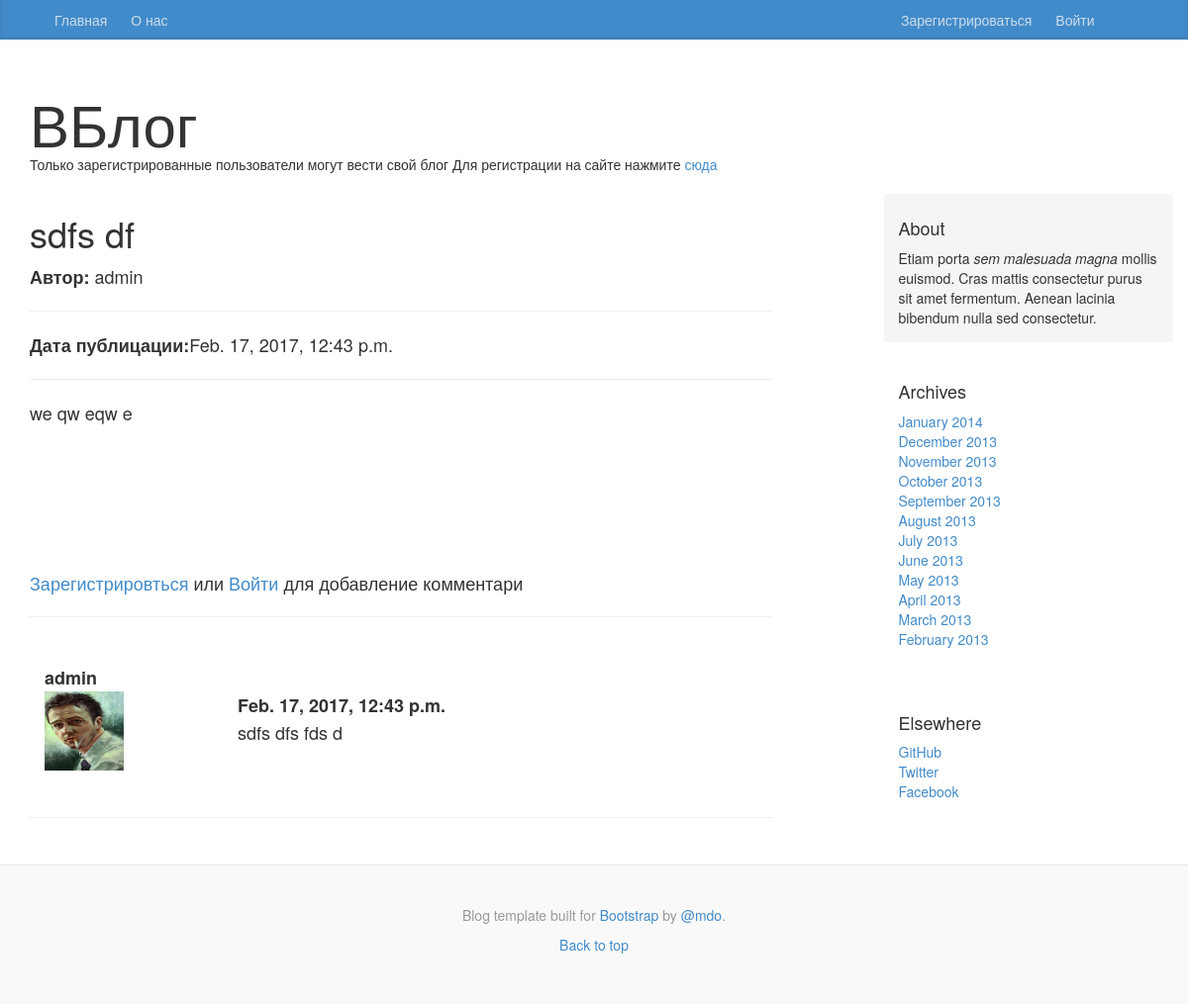
/blog/show_page/2/, run on an earlier commit of the app's database.
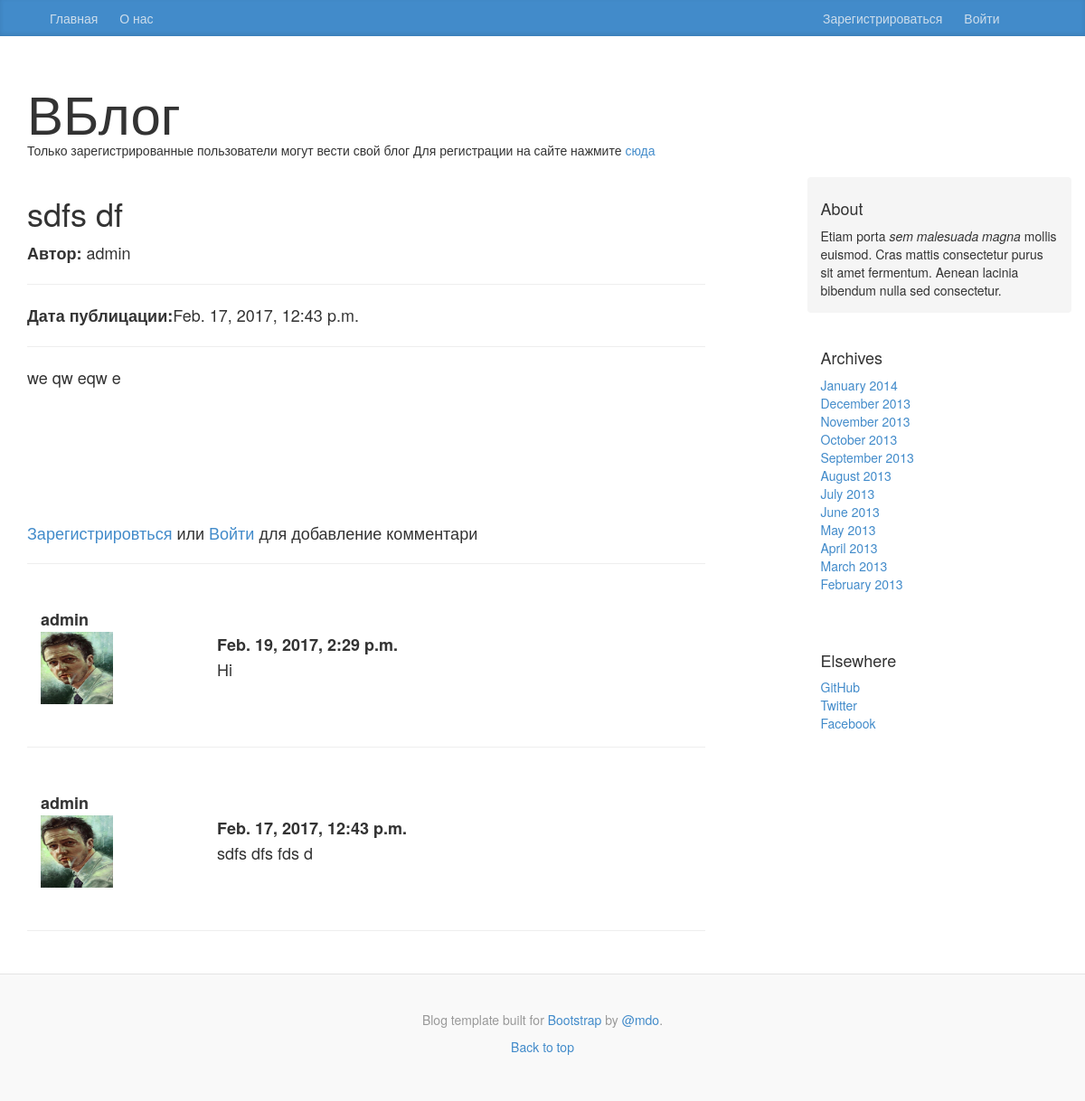
And on a later commit of the database.
### blog/models.py (models this page shows, shortened)
class Page(models.Model):
    category = models.ForeignKey(Category)
    id = models.IntegerField(primary_key=True)
    title = models.CharField(max_length=128)
    author = models.CharField(max_length=128)
    date_print = models.DateTimeField(auto_now_add=True)
    content = models.CharField(max_length=5000,)
    views = models.IntegerField(default=0)
    likes = models.ManyToManyField(User, related_name='likes',default=0)
    dislikes = models.ManyToManyField(User, related_name='dislikes',default=0)
    favorite = models.BooleanField(default=False)

class Comment(models.Model):
    owner = models.IntegerField(default=0)
    avatar = models.ImageField(blank=True)
    author = models.CharField(max_length=128)
    date_print = models.DateTimeField(auto_now_add=True)
    content = models.CharField(max_length=5000,)

### blog/views.py (the view, shortened to what this page needs)
# urls.py: url(r'^categories_list/(?P<id>[0-9]+)/$', views.show_page, name='show_page'),
def show_page(request, id):
    try:
        page = Page.objects.get(id=id)
    except:
        return reverse('index')
    try:
        username = request.user.username
        userprofile = UserProfile()
        if (username):
             userprofile = UserProfile.objects.get_or_create(user=request.user)[0]
    except:
        username = None
        userprofile = None
    like = False;dislike = False
    user = request.user
    if user:
        page = get_object_or_404(Page, id=id)
        if page.likes.filter(id=user.id).exists():
            like = True; dislike = False
        elif page.dislikes.filter(id=user.id).exists():
            dislike = True;like = False
        else:
            like = False; dislike = False
    else:
        user = None
    comments = Comment.objects.filter(owner=id).order_by('-date_print')
    page.save()
    form = CommentForm()
    context_dict = {'comments': comments, 'id': id, 'page': page,
                    'userprofile': userprofile,'form':form,'like':like,'dislike':dislike}
    return render(request, 'blog/show_page.html', context_dict)

### template/blog/show_page.html (shortened to what this page needs)
{% extends 'blog/base.html' %}
{% load staticfiles %}
{% block body_block %}
    <h1>{{ page.title }}
    </h1>
    <strong>Автор:</strong> {{ page.author }} <hr>
    <strong>Дата публицации:</strong>{{ page.date_print }} <hr>
    <p id="wrap_text" >{{  page.content }}   <br></p>
    <br><br><br><br><br>
    {% if user.is_authenticated %}
        <h2>Комментарии</h2>
        <div>
            <h1>Добавить комментарий</h1>
            <form method="post" action="." enctype="multipart/form-data">
            {% csrf_token %}
            {% for hidden in form.hidden_fields %}
                {{ hidden }}
            {% endfor %}
            {% for field in form.visible_fields %}
                {{ field.errors }}
                {{ field.help_text }}<br>
                {{ field }}<br>
            {% endfor %}
            <input type="submit" value="Submit" />
            </form>
        </div><br><hr><br>
    {% else %}
        <a  href="{% url 'registration_register' %}">Зарегистрировться</a>
        или <a  href="{% url 'auth_login' %}">Войти</a>
    для добавление комментари <br><hr><br>
    {% endif %}
    {% for comment in comments %}
            <div class="container">
                <div class="row">
                    <div class="col-sm-2">
                        <strong >{{ comment.author }}</strong>
                    </div>
                </div>
                <div class="row">
                    <div class="col-sm-2">
                        <img src="{{MEDIA_URL}}{{comment.avatar}}"  width="80" height="80"
                          alt="{{comment.avatar}}" title="avatar"/>
                    </div>
                    <div  class="col-sm-7">
                         <strong>{{ comment.date_print }}</strong>
                         <p id="wrap_text">{{ comment.content }}</p>
                    </div>
                    <div  class="col-sm-3">
                    </div>
                </div>
            </div><br><hr><br>
    {% endfor %}
{% endblock %}

### template/blog/base.html (shortened to what this page needs)
<!DOCTYPE html>
{% load staticfiles %}
<html lang="en"><head><meta http-equiv="Content-Type" content="text/html; charset=UTF-8">
<link href="{% static 'css/blog.css'%}" rel="stylesheet">
<link href="{% static 'css/bootstrap.min.css' %}" rel="stylesheet">
<link href="{% static 'css/font-awesome.css'%}" rel="stylesheet">
<style id="holderjs-style" type="text/css"></style></head>
<body>
<div class="blog-masthead">
  <div class="container">
    <nav class="blog-nav col-sm-9">
      <a class="blog-nav-item" href="{% url 'blog' %}">Главная</a>
      <a class="blog-nav-item" href="{%  url 'about' %}">О нас</a>
    </nav>
    <nav class="blog-nav col-sm-3">
        {% if user.is_authenticated %}
            <a class="blog-nav-item" href="{% url 'profile' user.username %}">{{ user.username }}</a>
            <a class="blog-nav-item" href="{% url 'auth_logout' %}?next=/blog/">Выйти</a>
        {% else %}
            <a class="blog-nav-item" href="{% url 'registration_register' %}">Зарегистрироваться</a>
            <a class="blog-nav-item" href="{% url 'auth_login' %}">Войти</a>
        {% endif %}
    </nav>
  </div>
</div>
<div class="container">
  <div class="blog-header">
    <h1 class="blog-title">ВБлог</h1>
      {% if not user.is_authenticated %}
            Только зарегистрированные пользователи могут вести свой блог
          Для регистрации на сайте нажмите <a href="{% url 'registration_register' %}">сюда</a>
      {% endif %}
  </div>
  <div class="row">
    <div class="col-sm-8 blog-main">
        {% block body_block %}
        {% endblock %}
    </div>
    <div class="col-sm-3 col-sm-offset-1 blog-sidebar">
      <div class="sidebar-module sidebar-module-inset">
        <h4>About</h4>
        <p>Etiam porta <em>sem malesuada magna</em> mollis euismod. Cras mattis consectetur purus sit amet fermentum. Aenean lacinia bibendum nulla sed consectetur.</p>
      </div>
      <div class="sidebar-module">
        <h4>Archives</h4>
        <ol class="list-unstyled">
          <li><a href="#">January 2014</a></li>
          <li><a href="#">December 2013</a></li>
          <li><a href="#">November 2013</a></li>
          <li><a href="#">October 2013</a></li>
          <li><a href="#">September 2013</a></li>
          <li><a href="#">August 2013</a></li>
          <li><a href="#">July 2013</a></li>
          <li><a href="#">June 2013</a></li>
          <li><a href="#">May 2013</a></li>
          <li><a href="#">April 2013</a></li>
          <li><a href="#">March 2013</a></li>
          <li><a href="#">February 2013</a></li>
        </ol>
      </div>
      <div class="sidebar-module">
        <h4>Elsewhere</h4>
        <ol class="list-unstyled">
          <li><a href="#">GitHub</a></li>
          <li><a href="#">Twitter</a></li>
          <li><a href="#">Facebook</a></li>
        </ol>
      </div>
    </div>
  </div>
</div>
<div class="blog-footer">
  <p>Blog template built for <a href="#">Bootstrap</a> by <a href="#">@mdo</a>.</p>
  <p>
    <a href="#">Back to top</a>
  </p>
</div>
</body>
</html>

### static/css/blog.css (style rules this page uses)
body { font-family: Georgia, "Times New Roman", Times, serif; color: #555; }
h1, .h1, h2, .h2, h3, .h3, h4, .h4, h5, .h5, h6, .h6 { margin-top: 0; font-family: "Helvetica Neue", Helvetica, Arial, sans-serif; font-weight: normal; color: #333; }
@media (min-width: 1200px) { .container { width: 970px; } }
.blog-masthead { background-color: #428bca; box-shadow: inset 0 -2px 5px rgba(0,0,0,.1); }
.blog-nav-item { position: relative; display: inline-block; padding: 10px; font-weight: 500; color: #cdddeb; }
.blog-header { padding-top: 20px; padding-bottom: 20px; }
.blog-title { margin-top: 30px; margin-bottom: 0; font-size: 60px; font-weight: normal; }
.blog-main { font-size: 18px; line-height: 1.5; }
.sidebar-module { padding: 15px; margin: 0 -15px 15px; }
.sidebar-module-inset { padding: 15px; background-color: #f5f5f5; border-radius: 4px; }
.sidebar-module-inset p:last-child, .sidebar-module-inset ul:last-child, .sidebar-module-inset ol:last-child { margin-bottom: 0; }
#wrap_text { width: 600px; word-break: break-all; white-space: normal; }
.blog-footer { padding: 40px 0; color: #999; text-align: center; background-color: #f9f9f9; border-top: 1px solid #e5e5e5; }

What changed in the data, as far as the page shows it:
added Comment: author "admin", avatar (picture), date_print "Feb. 19, 2017, 2:29 p.m.", content "Hi"
